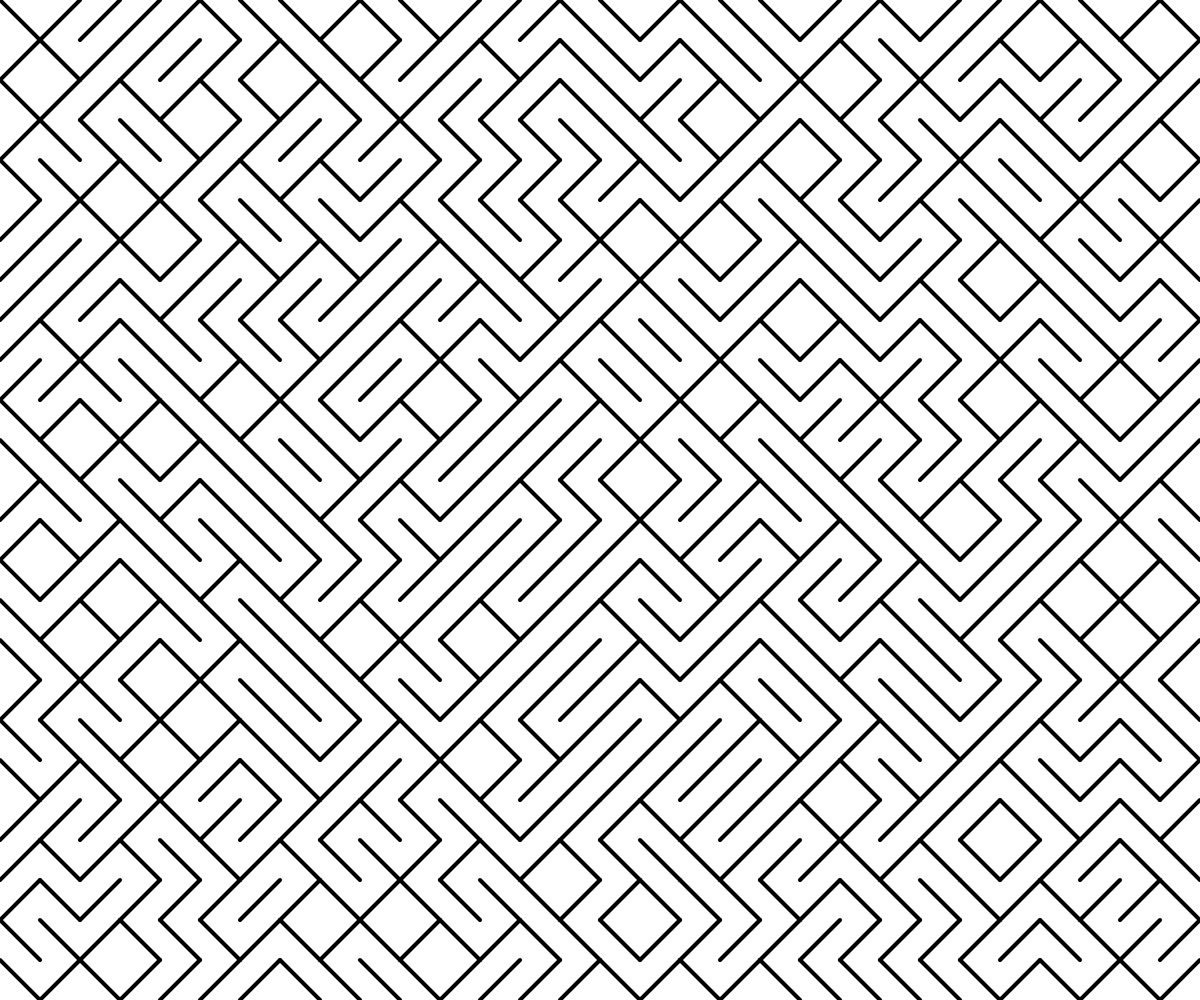
Frame 1 (no input)
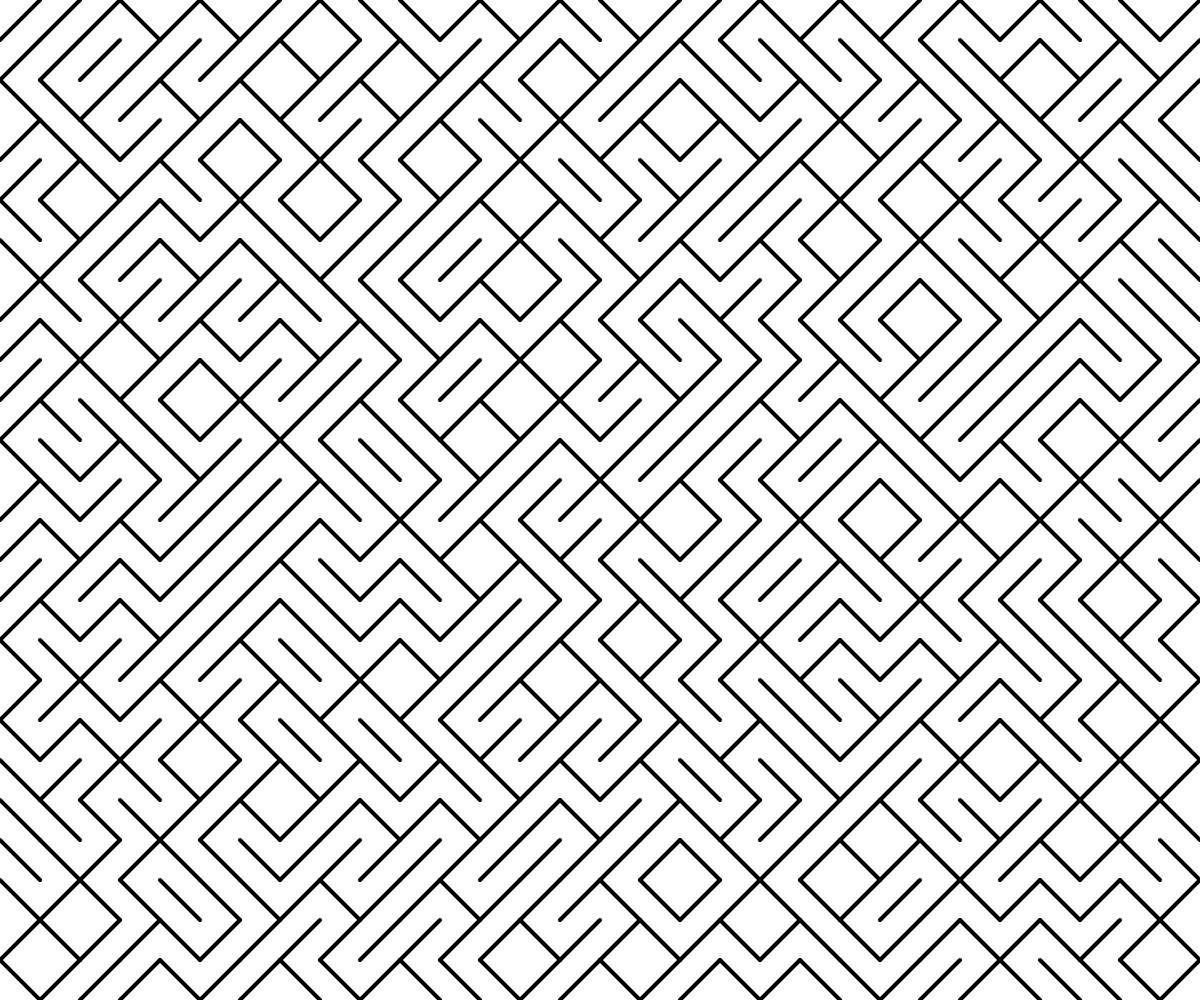
Frame 2 (the mouse pressed at the canvas centre, redrawn once)

The p5.js sketch that drew these frames (run headless with seeded random() and noise() and a simulated clock; the mouse was pressed at the canvas centre and the sketch redrawn once):

// p5.js sketch
// ── sketch.js
let step = 40;

function setup() {
	createCanvas(windowWidth, windowHeight);
}

function draw() {
	noLoop();

	background(255);
	stroke(0);
	strokeWeight(4);

	for (let x = 0; x < width; x += step) {
		for (let y = 0; y < height; y += step) {
			if (random(1) >= 0.5) {
				line(x, y, x + step, y + step);
			} else {
				line(x + step, y, x, y + step);
			}
		}
	}
}
